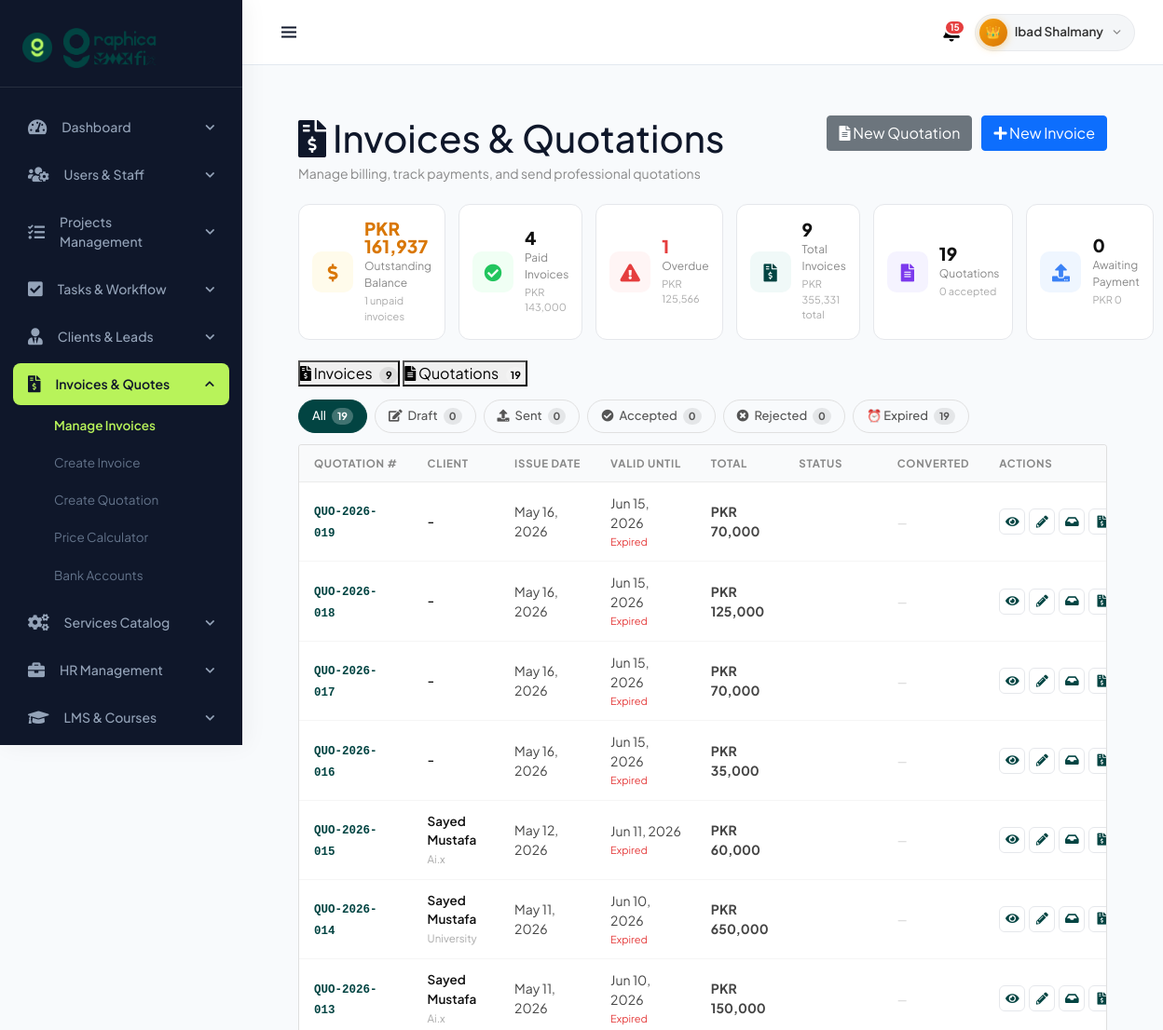
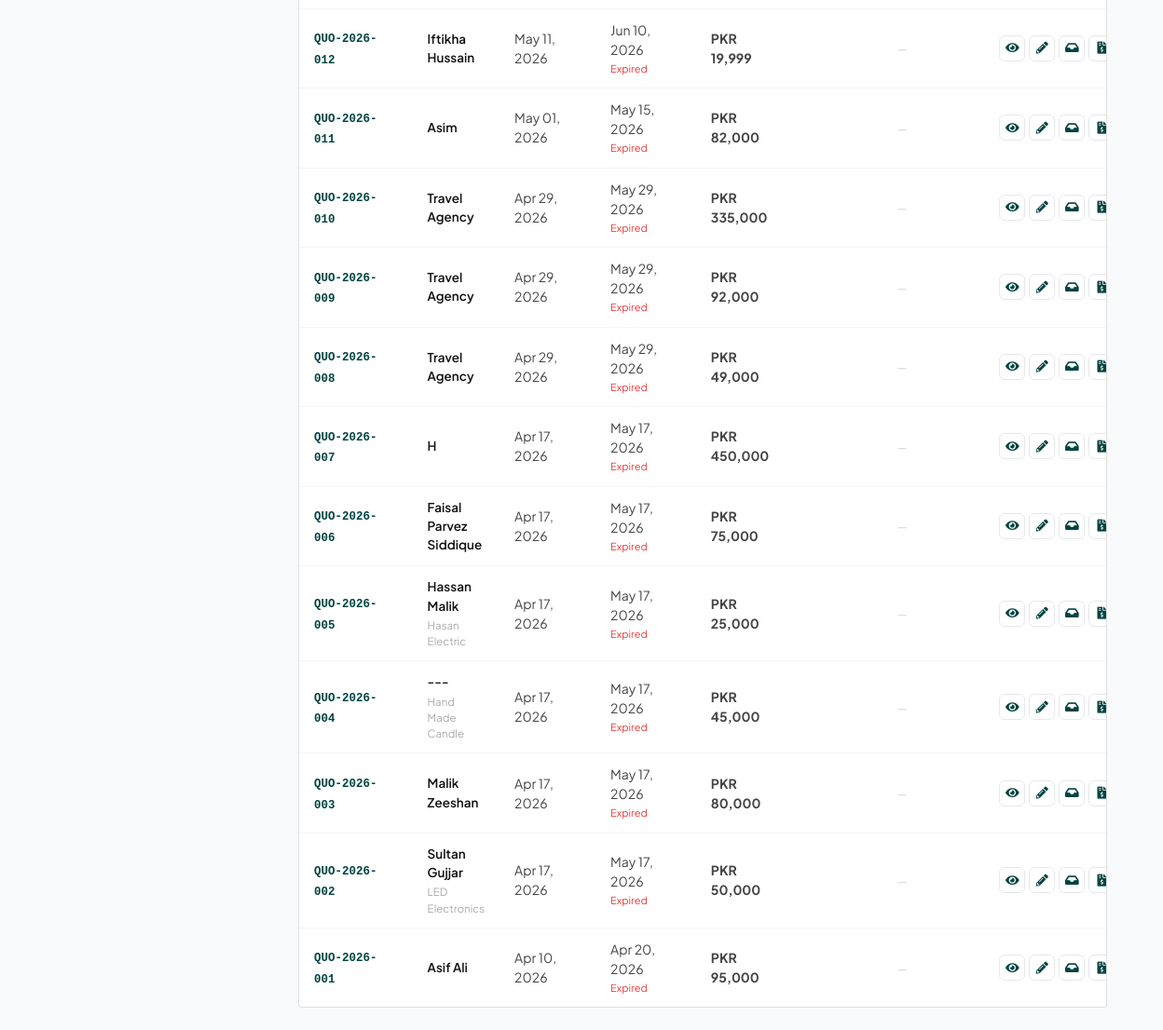
/admin/manage_invoices.php?tab=quotations (signed in), run on the app's committed database (2 pictures, top to bottom).
### tables this page shows
CREATE TABLE `users` (
  `user_id` int(11) NOT NULL,
  `name` varchar(40) NOT NULL,
  `phone` varchar(13) NOT NULL,
  `email` varchar(100) DEFAULT NULL,
  `username` varchar(50) NOT NULL,
  `role` varchar(50) NOT NULL DEFAULT 'student',
  `password` varchar(255) DEFAULT NULL,
  `created_at` timestamp NOT NULL DEFAULT current_timestamp(),
  `last_login` datetime DEFAULT NULL
);

CREATE TABLE `quotations` (
  `id` int(11) NOT NULL,
  `quotation_number` varchar(50) NOT NULL,
  `client_id` int(11) DEFAULT NULL,
  `client_name` varchar(255) NOT NULL,
  `client_email` varchar(255) DEFAULT NULL,
  `client_phone` varchar(50) DEFAULT NULL,
  `client_company` varchar(255) DEFAULT NULL,
  `client_address` text DEFAULT NULL,
  `issue_date` date NOT NULL,
  `valid_until` date NOT NULL,
  `status` enum('draft','sent','accepted','rejected','expired') NOT NULL DEFAULT 'draft',
  `subtotal` decimal(12,2) NOT NULL DEFAULT 0.00,
  `tax_percent` decimal(5,2) NOT NULL DEFAULT 0.00,
  `tax_amount` decimal(12,2) NOT NULL DEFAULT 0.00,
  `discount_amount` decimal(12,2) NOT NULL DEFAULT 0.00,
  `total_amount` decimal(12,2) NOT NULL DEFAULT 0.00,
  `currency` varchar(10) NOT NULL DEFAULT 'PKR',
  `notes` text DEFAULT NULL,
  `terms` text DEFAULT NULL,
  `signature_name` varchar(255) DEFAULT NULL,
  `signature_title` varchar(255) DEFAULT NULL,
  `signature_date` date DEFAULT NULL,
  `pdf_path` varchar(500) DEFAULT NULL,
  `converted_invoice_id` int(11) DEFAULT NULL,
  `created_by` int(11) DEFAULT NULL,
  `created_at` timestamp NOT NULL DEFAULT current_timestamp(),
  `updated_at` timestamp NOT NULL DEFAULT current_timestamp() ON UPDATE current_timestamp()
);

### admin/manage_invoices.php (the view, shortened to what the rows shown need)
<?php
include 'dashboard_header.php';
$conn->query("UPDATE invoices SET status='overdue' WHERE due_date < CURDATE() AND status='sent'");
$conn->query("UPDATE quotations SET status='expired' WHERE valid_until < CURDATE() AND status IN ('draft','sent')");
$activeTab    = $_GET['tab']    ?? 'invoices';
$quotFilter   = $_GET['qfilter'] ?? 'all';
$quotWhere = $quotFilter !== 'all' ? "WHERE q.status = '{$quotFilter}'" : "";
$quotations = $conn->query("SELECT q.* FROM quotations q {$quotWhere} ORDER BY q.created_at DESC");
function quotBadge($s) {
    return match($s) {
        'accepted' => 'status-completed',
        'sent'     => 'status-in-progress',
        'rejected' => 'status-on-hold',
        'expired'  => 'status-not-started',
        default    => 'status-default',
    };
}
?>
<div class="height-100">
<div class="page-header">
    <div>
        <h1><i class="fas fa-file-invoice-dollar"></i> Invoices & Quotations</h1>
    </div>
</div>
<?php if ($role !== 'manager'): ?>
<div id="tabQuotations" class="main-tab-panel" style="display:<?= $activeTab==='quotations' ? 'block' : 'none' ?>;">
    <div class="card" style="padding:0;overflow:hidden;">
        <?php if ($quotations && $quotations->num_rows > 0): ?>
        <div style="overflow-x:auto;">
        <table class="data-table">
            <thead>
                <tr>
                    <th>Quotation #</th>
                    <th>Client</th>
                    <th>Issue Date</th>
                    <th>Valid Until</th>
                    <th>Total</th>
                    <th>Status</th>
                    <th>Converted</th>
                    <th>Actions</th>
                </tr>
            </thead>
            <tbody>
            <?php while ($q = $quotations->fetch_assoc()): ?>
                <tr>
                    <td>
                        <a href="quotation_details.php?id=<?= $q['id'] ?>" class="inv-number-link">
                            <?= htmlspecialchars($q['quotation_number']) ?>
                        </a>
                    </td>
                    <td>
                        <div class="client-cell-name"><?= htmlspecialchars($q['client_name']) ?></div>
                        <?php if (!empty($q['client_company'])): ?><div class="client-cell-co"><?= htmlspecialchars($q['client_company']) ?></div><?php endif; ?>
                    </td>
                    <td><?= date('M d, Y', strtotime($q['issue_date'])) ?></td>
                    <td>
                        <?= date('M d, Y', strtotime($q['valid_until'])) ?>
                        <?php if ($q['status'] === 'expired'): ?>
                            <div class="overdue-days">Expired</div>
                        <?php elseif (strtotime($q['valid_until']) > time()): ?>
                            <div style="font-size:11px;color:#22c55e;"><?= ceil((strtotime($q['valid_until'])-time())/86400) ?>d left</div>
                        <?php endif; ?>
                    </td>
                    <td><strong><?= $q['currency'] ?> <?= number_format($q['total_amount'],0) ?></strong></td>
                    <td><span class="badge <?= quotBadge($q['status']) ?>"><?= ucfirst($q['status']) ?></span></td>
                    <td>
                        <?php if ($q['converted_invoice_id']): ?>
                            <a href="invoice_details.php?id=<?= $q['converted_invoice_id'] ?>" style="font-size:12px;color:#024442;"><i class="fas fa-file-invoice-dollar"></i> Invoice</a>
                        <?php else: ?>
                            <span style="font-size:12px;color:#ccc;">—</span>
                        <?php endif; ?>
                    </td>
                    <td>
                        <div class="row-actions">
                            <a href="quotation_details.php?id=<?= $q['id'] ?>"         class="action-btn" title="View"><i class="fas fa-eye"></i>️</a>
                            <a href="edit_quotation.php?id=<?= $q['id'] ?>"            class="action-btn" title="Edit"><i class="fas fa-pencil-alt"></i>️</a>
                            <a href="generate_quotation_pdf.php?id=<?= $q['id'] ?>"   class="action-btn" title="PDF" target="_blank"><i class="fas fa-inbox"></i></a>
                            <?php if (!$q['converted_invoice_id']): ?>
                            <a href="create_invoice.php?from_quot=<?= $q['id'] ?>"    class="action-btn" title="Convert to Invoice"><i class="fas fa-file-invoice-dollar"></i></a>
                            <?php endif; ?>
                        </div>
                    </td>
                </tr>
            <?php endwhile; ?>
            </tbody>
        </table>
        </div>
        <?php endif; ?>
    </div>
</div>
<?php endif; ?>
</div>
<?php include('dashboard_footer.php'); ?>

### admin/dashboard_header.php (shortened to what the rows shown need)
<?php
require_once __DIR__ . '/../core/config.php';
$username = $_SESSION['username'];
$result   = mysqli_query($conn, "SELECT * FROM users WHERE username = '$username'");
$data     = mysqli_fetch_assoc($result);
$name    = $data['name'];
$role    = strtolower($data['role']);
$is_super_admin   = ($role === 'super_admin' || $role === 'superadmin');
?>
<!DOCTYPE html>
<html>
<head>
    <link href="<?= BASE_URL ?>assets/css/bootstrap.css" rel="stylesheet">
    <link href="<?= BASE_URL ?>assets/css/style.css?v=<?= time() ?>" rel="stylesheet">
    <link rel="stylesheet" href="https://cdnjs.cloudflare.com/ajax/libs/font-awesome/5.15.4/css/all.min.css" />
    <link href='https://cdn.jsdelivr.net/npm/bootstrap@5.0.0-beta1/dist/css/bootstrap.min.css' rel='stylesheet'>
    <link href='https://cdn.jsdelivr.net/npm/boxicons@latest/css/boxicons.min.css' rel='stylesheet'>
    <link href="<?= BASE_URL ?>assets/css/dashboard.css?v=<?= time() ?>" rel="stylesheet">
    <link href="https://cdn.quilljs.com/1.3.6/quill.snow.css" rel="stylesheet">
</head>
<body id="body-pd">
<div class="header mb-5" id="header">
    <div class="header-right">
        <?php
        $avatar_style = $is_super_admin
            ? 'background: linear-gradient(135deg, #f59e0b 0%, #d97706 100%) !important; color: #fff !important; box-shadow: 0 2px 8px rgba(245, 158, 11, 0.4);'
            : ($role === 'admin' ? 'background: linear-gradient(135deg, #024442 0%, #035e5b 100%) !important; color: #fff !important;' : '');
        ?>
        <div class="header-profile-wrap" id="headerProfileWrap">
            <button type="button" class="header-profile-btn" onclick="toggleProfileMenu()">
                <div class="header-avatar" style="<?= $avatar_style ?>"><?= $is_super_admin ? '👑' : strtoupper(substr($name, 0, 1)) ?></div>
                <span class="header-name"><?= htmlspecialchars($name) ?></span>
                <svg class="header-chevron" width="13" height="13" viewBox="0 0 24 24" fill="none" stroke="currentColor" stroke-width="2.5" stroke-linecap="round" stroke-linejoin="round">
                    <polyline points="6 9 12 15 18 9"/>
                </svg>
            </button>
        </div>
    </div>
</div>

### data on the page
users: name "Ibad Shalmany", role "super_admin" (drawn)
quotations: quotation_number "QUO-2026-019", client_name "-", issue_date "May 16, 2026", valid_until "Jun 15, 2026", status "Expired", currency "PKR", total_amount "70,000"
quotations: quotation_number "QUO-2026-018", client_name "-", issue_date "May 16, 2026", valid_until "Jun 15, 2026", status "Expired", currency "PKR", total_amount "125,000"
quotations: quotation_number "QUO-2026-017", client_name "-", issue_date "May 16, 2026", valid_until "Jun 15, 2026", status "Expired", currency "PKR", total_amount "70,000"
quotations: quotation_number "QUO-2026-016", client_name "-", issue_date "May 16, 2026", valid_until "Jun 15, 2026", status "Expired", currency "PKR", total_amount "35,000"
quotations: quotation_number "QUO-2026-015", client_name "Sayed Mustafa", client_company "Ai.x", issue_date "May 12, 2026", valid_until "Jun 11, 2026", status "Expired", currency "PKR", total_amount "60,000"
quotations: quotation_number "QUO-2026-014", client_name "Sayed Mustafa", client_company "University", issue_date "May 11, 2026", valid_until "Jun 10, 2026", status "Expired", currency "PKR", total_amount "650,000"
quotations: quotation_number "QUO-2026-013", client_name "Sayed Mustafa", client_company "Ai.x", issue_date "May 11, 2026", valid_until "Jun 10, 2026", status "Expired", currency "PKR", total_amount "150,000"
quotations: quotation_number "QUO-2026-012", client_name "Iftikha Hussain", issue_date "May 11, 2026", valid_until "Jun 10, 2026", status "Expired", currency "PKR", total_amount "19,999"
quotations: quotation_number "QUO-2026-011", client_name "Asim", issue_date "May 01, 2026", valid_until "May 15, 2026", status "Expired", currency "PKR", total_amount "82,000"
quotations: quotation_number "QUO-2026-010", client_name "Travel Agency", issue_date "Apr 29, 2026", valid_until "May 29, 2026", status "Expired", currency "PKR", total_amount "335,000"
quotations: quotation_number "QUO-2026-009", client_name "Travel Agency", issue_date "Apr 29, 2026", valid_until "May 29, 2026", status "Expired", currency "PKR", total_amount "92,000"
quotations: quotation_number "QUO-2026-008", client_name "Travel Agency", issue_date "Apr 29, 2026", valid_until "May 29, 2026", status "Expired", currency "PKR", total_amount "49,000"
quotations: quotation_number "QUO-2026-007", client_name "H", issue_date "Apr 17, 2026", valid_until "May 17, 2026", status "Expired", currency "PKR", total_amount "450,000"
quotations: quotation_number "QUO-2026-006", client_name "Faisal Parvez Siddique", issue_date "Apr 17, 2026", valid_until "May 17, 2026", status "Expired", currency "PKR", total_amount "75,000"
quotations: quotation_number "QUO-2026-005", client_name "Hassan Malik", client_company "Hasan Electric", issue_date "Apr 17, 2026", valid_until "May 17, 2026", status "Expired", currency "PKR", total_amount "25,000"
quotations: quotation_number "QUO-2026-004", client_name "---", client_company "Hand Made Candle", issue_date "Apr 17, 2026", valid_until "May 17, 2026", status "Expired", currency "PKR", total_amount "45,000"
quotations: quotation_number "QUO-2026-003", client_name "Malik Zeeshan", issue_date "Apr 17, 2026", valid_until "May 17, 2026", status "Expired", currency "PKR", total_amount "80,000"
quotations: quotation_number "QUO-2026-002", client_name "Sultan Gujjar", client_company "LED Electronics", issue_date "Apr 17, 2026", valid_until "May 17, 2026", status "Expired", currency "PKR", total_amount "50,000"
quotations: quotation_number "QUO-2026-001", client_name "Asif Ali", issue_date "Apr 10, 2026", valid_until "Apr 20, 2026", status "Expired", currency "PKR", total_amount "95,000"

### other printed values
$unreadCount "15"
$menu['title'] "Dashboard"
$menu['title'] "Users & Staff"
$menu['title'] "Projects Management"
$menu['title'] "Tasks & Workflow"
$menu['title'] "Clients & Leads"
$menu['title'] "Invoices & Quotes"
$sub['title'] "Manage Invoices"
$sub['title'] "Create Invoice"
$sub['title'] "Create Quotation"
$sub['title'] "Price Calculator"
$sub['title'] "Bank Accounts"
$menu['title'] "Services Catalog"
$menu['title'] "HR Management"
$menu['title'] "LMS & Courses"
